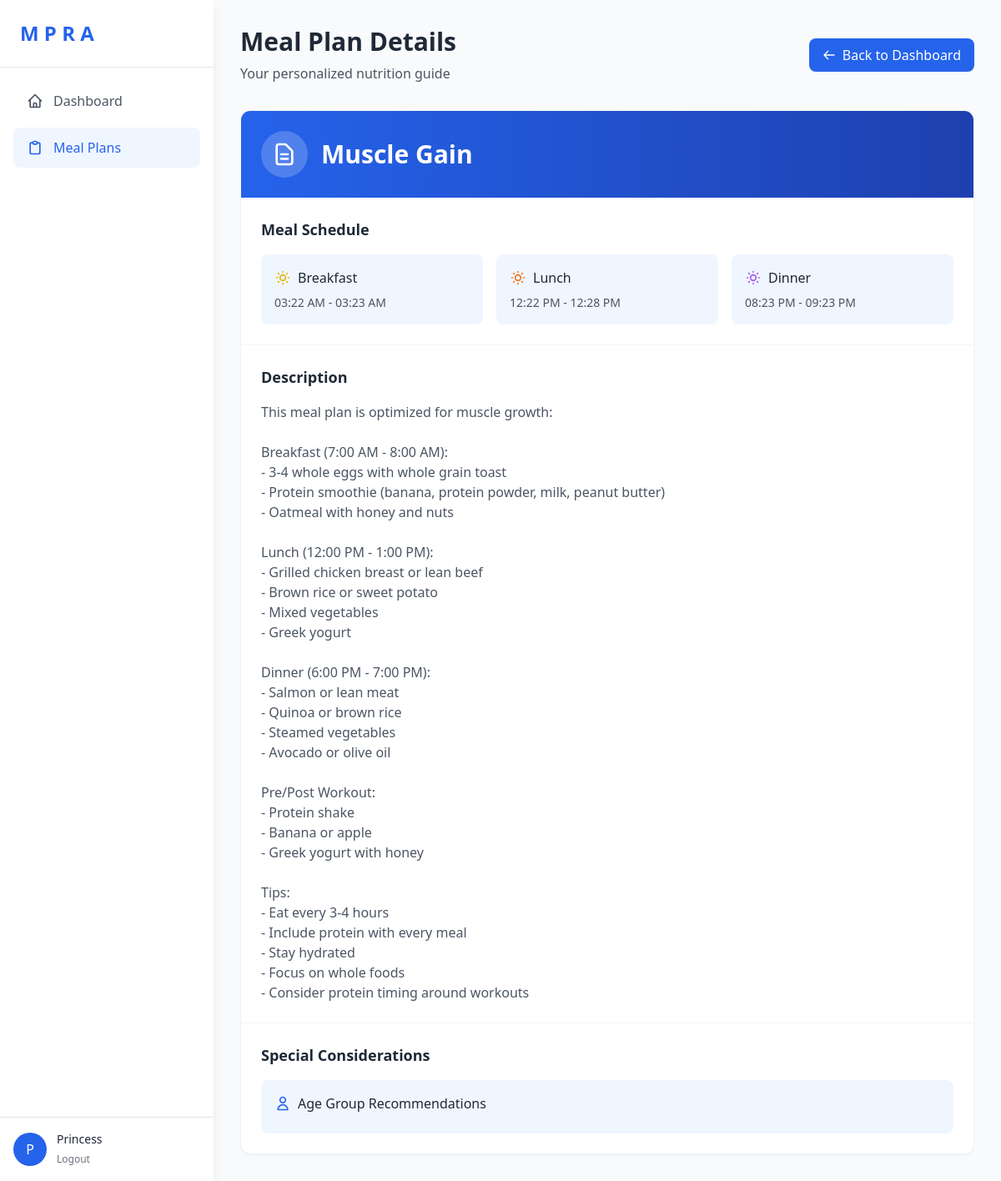
The app's page /user/view_meal_plan.php?id=20 (signed in) with its own data.
### tables this page shows
CREATE TABLE `user_meal_plans` (
  `id` int(11) NOT NULL,
  `user_id` int(11) NOT NULL,
  `meal_plan_id` int(11) NOT NULL,
  `recommended_at` timestamp NOT NULL DEFAULT current_timestamp(),
  `is_viewed` tinyint(1) DEFAULT 0,
  `created_at` datetime DEFAULT current_timestamp()
);

CREATE TABLE `meal_plans` (
  `id` int(11) NOT NULL,
  `admin_id` int(11) DEFAULT NULL,
  `title` varchar(255) NOT NULL,
  `description` text DEFAULT NULL,
  `created_at` timestamp NOT NULL DEFAULT current_timestamp(),
  `breakfast_start` time DEFAULT NULL,
  `breakfast_end` time DEFAULT NULL,
  `lunch_start` time DEFAULT NULL,
  `lunch_end` time DEFAULT NULL,
  `dinner_start` time DEFAULT NULL,
  `dinner_end` time DEFAULT NULL,
  `time_from` time NOT NULL DEFAULT '00:00:00',
  `time_to` time NOT NULL DEFAULT '00:00:00'
);

### user/view_meal_plan.php (the view, shortened to what this page needs)
<?php
require '../config.php';
$user_id = $_SESSION['user_id'];
$meal_plan_user_id = intval($_GET['id'] ?? 0);
$stmt = $conn->prepare("
    SELECT ump.id AS ump_id, mp.title, mp.description,
           mp.breakfast_start, mp.breakfast_end,
           mp.lunch_start, mp.lunch_end,
           mp.dinner_start, mp.dinner_end
    FROM user_meal_plans ump
    JOIN meal_plans mp ON ump.meal_plan_id = mp.id
    WHERE ump.id = ? AND ump.user_id = ?
");
$stmt->bind_param("ii", $meal_plan_user_id, $user_id);
$stmt->execute();
$meal_plan = $stmt->get_result()->fetch_assoc();
function formatTime($time) {
    return date("h:i A", strtotime($time));
}
?>
<!DOCTYPE html>
<html lang="en">
<head>
    <script src="https://cdn.tailwindcss.com"></script>
    <link href="https://cdnjs.cloudflare.com/ajax/libs/font-awesome/6.0.0/css/all.min.css" rel="stylesheet">
</head>
<body class="bg-gray-50 min-h-screen text-gray-800 font-sans">
    <div id="sidebar" class="fixed inset-y-0 left-0 w-64 bg-white shadow-lg transform -translate-x-full lg:translate-x-0 transition-transform duration-300 ease-in-out z-40">
        <div class="flex flex-col h-full">
            <div class="p-6 border-b">
                <h1 class="text-2xl font-bold text-primary">M P R A</h1>
            </div>
            <nav class="flex-1 p-4">
                <ul class="space-y-2">
                    <li>
                        <a href="user_dashboard.php" class="flex items-center px-4 py-3 text-gray-600 hover:bg-light-blue hover:text-primary rounded-lg transition-colors">
                            <svg class="w-5 h-5 mr-3" fill="none" stroke="currentColor" viewBox="0 0 24 24">
                                <path stroke-linecap="round" stroke-linejoin="round" stroke-width="2" d="M3 12l2-2m0 0l7-7 7 7M5 10v10a1 1 0 001 1h3m10-11l2 2m-2-2v10a1 1 0 01-1 1h-3m-6 0a1 1 0 001-1v-4a1 1 0 011-1h2a1 1 0 011 1v4a1 1 0 001 1m-6 0h6"/>
                            </svg>
                            Dashboard
                        </a>
                    </li>
                    <li>
                        <a href="view_meal_plan.php?id=<?= $meal_plan['ump_id'] ?>" class="flex items-center px-4 py-3 text-primary bg-light-blue rounded-lg">
                            <svg class="w-5 h-5 mr-3" fill="none" stroke="currentColor" viewBox="0 0 24 24">
                                <path stroke-linecap="round" stroke-linejoin="round" stroke-width="2" d="M9 5H7a2 2 0 00-2 2v12a2 2 0 002 2h10a2 2 0 002-2V7a2 2 0 00-2-2h-2M9 5a2 2 0 002 2h2a2 2 0 002-2M9 5a2 2 0 012-2h2a2 2 0 012 2"/>
                            </svg>
                            Meal Plans
                        </a>
                    </li>
                </ul>
            </nav>
            <div class="p-4 border-t">
                <div class="flex items-center">
                    <div class="w-10 h-10 rounded-full bg-primary flex items-center justify-center text-white">
                        <?= strtoupper(substr($_SESSION['username'], 0, 1)) ?>
                    </div>
                    <div class="ml-3">
                        <p class="text-sm font-medium text-gray-800"><?= htmlspecialchars($_SESSION['username']) ?></p>
                        <a href="../logout.php" class="text-xs text-gray-500 hover:text-primary">Logout</a>
                    </div>
                </div>
            </div>
        </div>
    </div>
    <div class="lg:ml-64 min-h-screen">
        <div class="p-4 sm:p-6 lg:p-8">
            <header class="mb-6 sm:mb-8">
                <div class="flex flex-col sm:flex-row sm:items-center sm:justify-between gap-4">
                    <div>
                        <h2 class="text-2xl sm:text-3xl font-bold text-gray-800">Meal Plan Details</h2>
                        <p class="text-gray-600 mt-1 sm:mt-2 text-sm sm:text-base">Your personalized nutrition guide</p>
                    </div>
                    <a href="user_dashboard.php"
                       class="inline-flex items-center justify-center px-4 py-2 bg-primary hover:bg-secondary text-white rounded-lg transition-colors duration-200 font-medium text-sm sm:text-base">
                        <svg class="w-4 h-4 mr-2" fill="none" stroke="currentColor" viewBox="0 0 24 24">
                            <path stroke-linecap="round" stroke-linejoin="round" stroke-width="2" d="M10 19l-7-7m0 0l7-7m-7 7h18"/>
                        </svg>
                        Back to Dashboard
                    </a>
                </div>
            </header>
            <div class="bg-white rounded-xl shadow-sm border border-gray-100 overflow-hidden">
                <div class="bg-gradient-to-r from-primary to-secondary p-4 sm:p-6">
                    <div class="flex items-center">
                        <div class="bg-white/20 rounded-full p-2 sm:p-3 mr-3 sm:mr-4">
                            <svg class="w-6 h-6 sm:w-8 sm:h-8 text-white" fill="none" stroke="currentColor" viewBox="0 0 24 24">
                                <path stroke-linecap="round" stroke-linejoin="round" stroke-width="2" d="M9 12h6m-6 4h6m2 5H7a2 2 0 01-2-2V5a2 2 0 012-2h5.586a1 1 0 01.707.293l5.414 5.414a1 1 0 01.293.707V19a2 2 0 01-2 2z"/>
                            </svg>
                        </div>
                        <div>
                            <h1 class="text-xl sm:text-3xl font-bold text-white">
                                <?=htmlspecialchars($meal_plan['title'])?>
                            </h1>
                        </div>
                    </div>
                </div>
                <div class="p-4 sm:p-6 border-b border-gray-100">
                    <h3 class="text-base sm:text-lg font-semibold text-gray-800 mb-3 sm:mb-4">Meal Schedule</h3>
                    <div class="grid grid-cols-1 md:grid-cols-2 lg:grid-cols-3 gap-3 sm:gap-4">
                        <?php
                        $breakfast_start = formatTime($meal_plan['breakfast_start']);
                        $breakfast_end = formatTime($meal_plan['breakfast_end']);
                        $lunch_start = formatTime($meal_plan['lunch_start']);
                        $lunch_end = formatTime($meal_plan['lunch_end']);
                        $dinner_start = formatTime($meal_plan['dinner_start']);
                        $dinner_end = formatTime($meal_plan['dinner_end']);
                        ?>
                        <?php if ($breakfast_start && $breakfast_end): ?>
                        <div class="bg-light-blue rounded-lg p-3 sm:p-4">
                            <div class="flex items-center mb-2">
                                <h4 class="font-medium text-gray-800">Breakfast</h4>
                            </div>
                            <p class="text-sm text-gray-600"><?= $breakfast_start ?> - <?= $breakfast_end ?></p>
                        </div>
                        <?php endif; ?>
                        <?php if ($lunch_start && $lunch_end): ?>
                        <div class="bg-light-blue rounded-lg p-3 sm:p-4">
                            <div class="flex items-center mb-2">
                                <h4 class="font-medium text-gray-800">Lunch</h4>
                            </div>
                            <p class="text-sm text-gray-600"><?= $lunch_start ?> - <?= $lunch_end ?></p>
                        </div>
                        <?php endif; ?>
                        <?php if ($dinner_start && $dinner_end): ?>
                        <div class="bg-light-blue rounded-lg p-3 sm:p-4">
                            <div class="flex items-center mb-2">
                                <h4 class="font-medium text-gray-800">Dinner</h4>
                            </div>
                            <p class="text-sm text-gray-600"><?= $dinner_start ?> - <?= $dinner_end ?></p>
                        </div>
                        <?php endif; ?>
                    </div>
                </div>
                <?php if ($meal_plan['description']): ?>
                <div class="p-4 sm:p-6">
                    <h3 class="text-base sm:text-lg font-semibold text-gray-800 mb-3 sm:mb-4">Description</h3>
                    <p class="text-gray-600 text-sm sm:text-base leading-relaxed">
                        <?= nl2br(htmlspecialchars($meal_plan['description'])) ?>
                    </p>
                </div>
                <?php endif; ?>
                <?php
                $stmt = $conn->prepare("
                    SELECT s.age, s.health_conditions, s.dietary_restrictions, s.food_allergies
                    FROM surveys s
                    JOIN user_meal_plans ump ON s.user_id = ump.user_id
                    WHERE ump.id = ?
                ");
                $stmt->bind_param("i", $meal_plan_user_id);
                $stmt->execute();
                $survey = $stmt->get_result()->fetch_assoc();
                if ($survey) {
                    $age = $survey['age'] ?? 0;
                    $age_group = '';
                    if ($age > 0 && $age <= 12) {
                        $age_group = 'child';
                    } elseif ($age > 12 && $age <= 60) {
                        $age_group = 'mid_age';
                    } elseif ($age > 60) {
                        $age_group = 'old';
                    }
                }
                    $health_conditions = array_filter(explode(',', $survey['health_conditions'] ?? ''));
                    $dietary_restrictions = array_filter(explode(',', $survey['dietary_restrictions'] ?? ''));
                    $food_allergies = $survey['food_allergies'] ?? '';
                    if ($age_group || !empty($health_conditions) || !empty($dietary_restrictions) || $food_allergies):
                ?>
                <div class="p-4 sm:p-6 border-t border-gray-100">
                    <h3 class="text-base sm:text-lg font-semibold text-gray-800 mb-3 sm:mb-4">Special Considerations</h3>
                    <div class="space-y-4">
                        <?php if ($age_group): ?>
                        <div class="bg-light-blue rounded-lg p-4">
                            <div class="flex items-center mb-2">
                                <svg class="w-5 h-5 text-primary mr-2" fill="none" stroke="currentColor" viewBox="0 0 24 24">
                                    <path stroke-linecap="round" stroke-linejoin="round" stroke-width="2" d="M16 7a4 4 0 11-8 0 4 4 0 018 0zM12 14a7 7 0 00-7 7h14a7 7 0 00-7-7z"/>
                                </svg>
                                <h4 class="font-medium text-gray-800">Age Group Recommendations</h4>
                            </div>
                        </div>
                        <?php endif; ?>
                    </div>
                </div>
                <?php endif; ?>
            </div>
        </div>
    </div>
</body>
</html>

### records on screen
user_meal_plans: meal_plan.title "Muscle Gain", meal_plan.breakfast_start "03:22 AM", meal_plan.breakfast_end "03:23 AM", meal_plan.lunch_start "12:22 PM", meal_plan.lunch_end "12:28 PM", meal_plan.dinner_start "08:23 PM", meal_plan.dinner_end "09:23 PM", meal_plan.description "This meal plan is optimized for muscle growth: Breakfast (7:00 AM - 8:00 AM): - 3-4 whole eggs with whole grain toast - Protein smoothie (banana, protein powder, milk, peanut butter) - Oatmeal with honey and nuts Lunch (12:00 PM - 1:00 PM): - Grilled chicken breast or lean beef - Brown rice or sweet potato - Mixed vegetables - Greek yogurt Dinner (6:00 PM - 7:00 PM): - Salmon or lean meat - Quinoa or brown rice - Steamed vegetables - Avocado or olive oil Pre/Post Workout: - Protein shake - Banana or apple - Greek yogurt with honey Tips: - Eat every 3-4 hours - Include protein with every meal - Stay hydrated - Focus on whole foods - Consider protein timing around workouts"

### other values on screen
substr($_SESSION['username'], 0, 1) "P"
$_SESSION['username'] "Princess"
